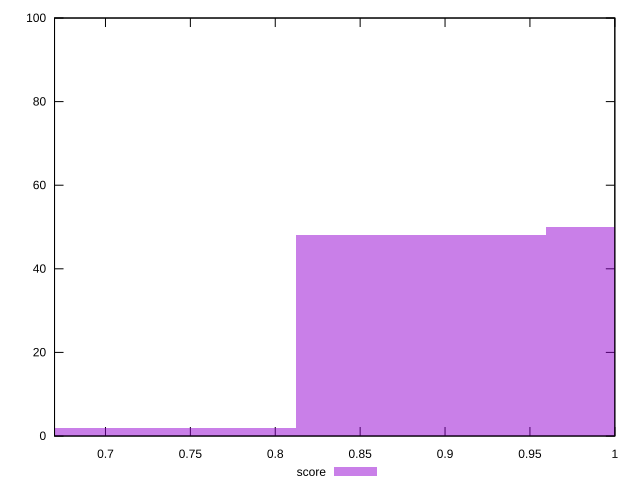

gnuplot code for this plot:
reset

$score <<EOF
0.7381890793373845 2
1.0334647110723383 50
0.8858268952048614 48
EOF

set key outside below
set boxwidth 0.1476378158674769
set xrange [0.67:1]
set yrange [0:100]
set trange [0:100]
set style fill transparent solid 0.5 noborder
set terminal svg size 640, 490 enhanced background rgb 'white'
set output "report_00019_2021-02-10T18-14-37.922Z//unused-css-rules/samples/pages+cached+noadtech+nomedia/score/histogram.svg"

plot $score title "score" with boxes

reset
